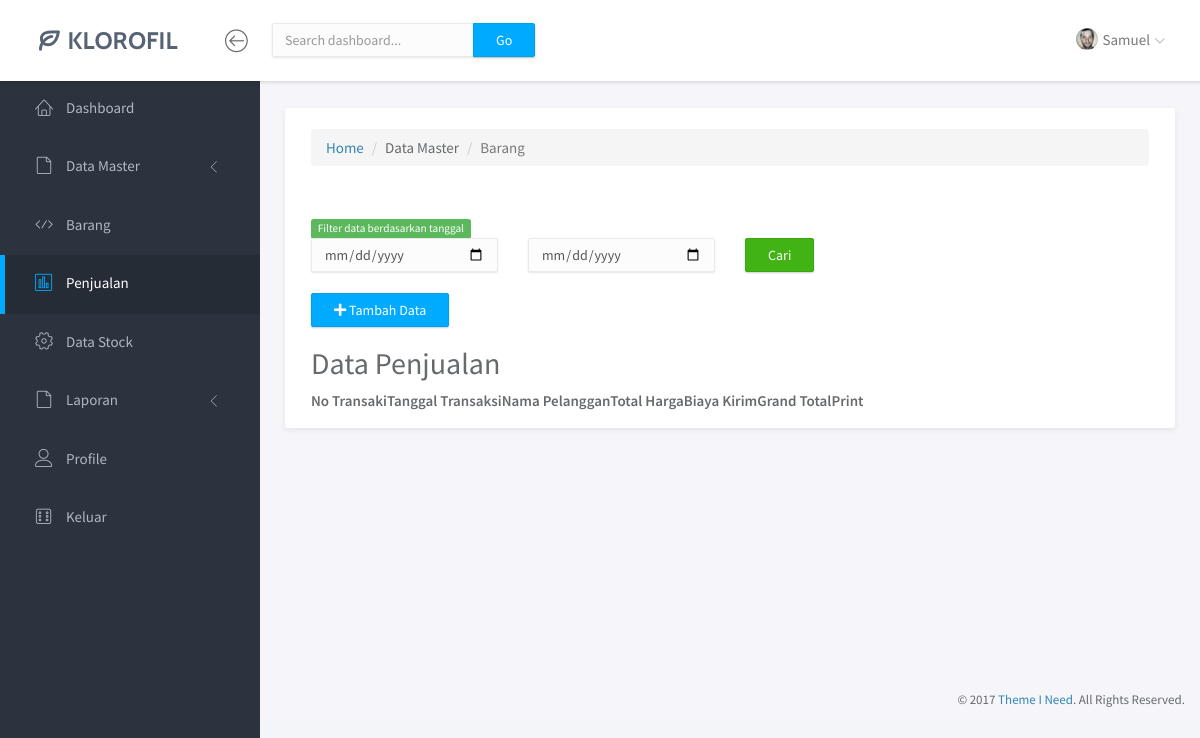
/4-Dashboard-Penjualan.php, run on an earlier commit of the app's database.
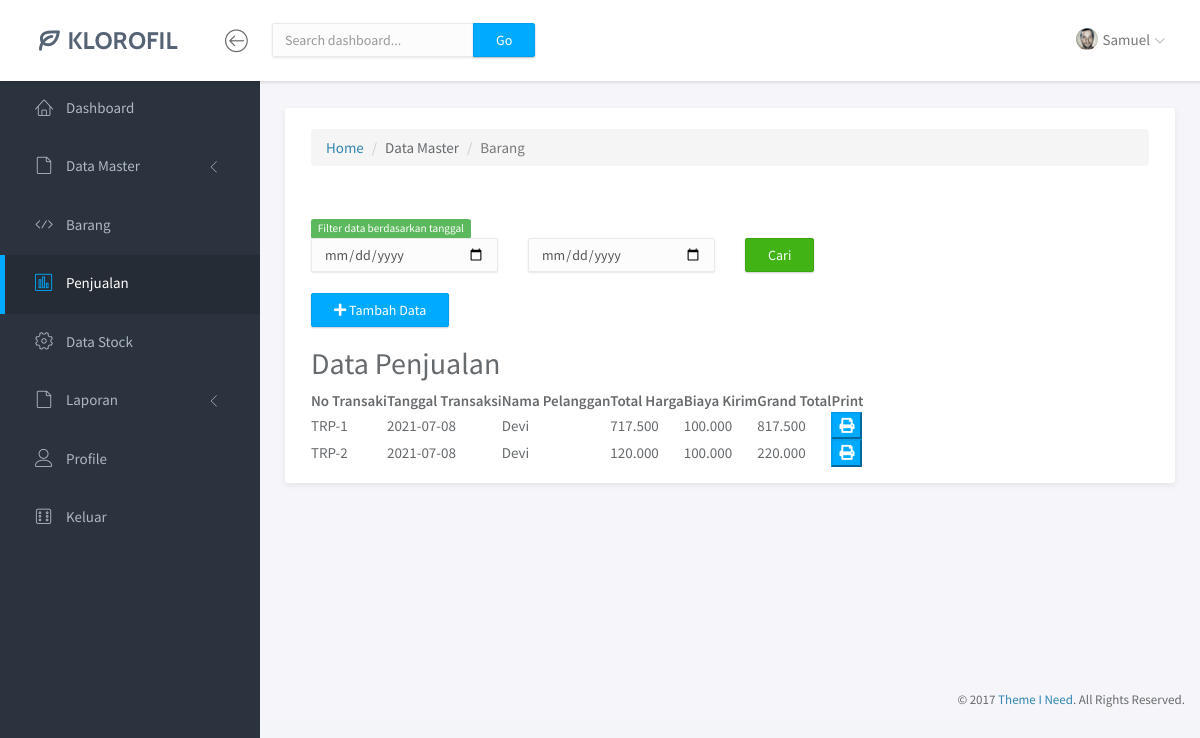
And on a later commit of the database.
### tables this page shows
CREATE TABLE `data_penjualan` (
  `no_trans_penjualan` varchar(12) NOT NULL,
  `tgl_trans_penjualan` date NOT NULL,
  `time` time NOT NULL,
  `fk_pelanggan` varchar(30) NOT NULL,
  `isi` longtext,
  `total` bigint(20) NOT NULL,
  `biaya_kirim` bigint(20) NOT NULL,
  `grand_total` bigint(20) NOT NULL
);

CREATE TABLE `pelanggan` (
  `Kode_Pelanggan` varchar(12) NOT NULL,
  `Nama_Pelanggan` varchar(30) NOT NULL,
  `Alamat_Pelanggan` varchar(255) NOT NULL,
  `Kota_Pelanggan` varchar(30) NOT NULL,
  `Email_Pelanggan` varchar(30) DEFAULT NULL,
  `Telp_Pelanggan` varchar(30) DEFAULT NULL
);

### functions/functions-pelanggan.php (called while the page is built, shortened)
<?php
$conn = mysqli_connect("localhost", "root", "", "kpdiana");
function query($query) {
	global $conn;
	$result = mysqli_query($conn, $query);
	$rows = [];
	while( $row = mysqli_fetch_assoc($result) ) {
		$rows[] = $row;
	}
	return $rows;
}
?>

### 4-Dashboard-Penjualan.php (the view, shortened to what this page needs)
<?php
require 'functions/functions-pelanggan.php';
$daftartransaksi = query("SELECT * FROM data_penjualan INNER JOIN pelanggan ON fk_pelanggan = Kode_Pelanggan");
?>
<!doctype html>
<html lang="en">
<head>
    <link rel="stylesheet" href="assets/vendor/bootstrap/css/bootstrap.min.css">
    <link rel="stylesheet" href="assets/vendor/fontawesome-free-5.15.3-web/css/all.css">
    <link rel="stylesheet" href="assets/vendor/linearicons/style.css">
    <link rel="stylesheet" href="assets/vendor/chartist/css/chartist-custom.css">
    <link rel="stylesheet" href="assets/css/main.css">
    <link rel="stylesheet" href="assets/css/demo.css">
    <link rel="stylesheet" href="assets/vendor/datatables/jquery.dataTables.min.css">
</head>
<body>
    <div id="wrapper">
        <nav class="navbar navbar-default navbar-fixed-top">
            <div class="brand">
                <a href="index.html"><img src="assets/img/logo-dark.png" alt="Klorofil Logo" class="img-responsive logo"></a>
            </div>
            <div class="container-fluid">
                <div class="navbar-btn">
                    <button type="button" class="btn-toggle-fullwidth"><i class="lnr lnr-arrow-left-circle"></i></button>
                </div>
                <form class="navbar-form navbar-left">
                    <div class="input-group">
                        <input type="text" value="" class="form-control" placeholder="Search dashboard...">
                        <span class="input-group-btn"><button type="button" class="btn btn-primary">Go</button></span>
                    </div>
                </form>
                <div id="navbar-menu">
                    <ul class="nav navbar-nav navbar-right">
                        <li class="dropdown">
                            <a href="#" class="dropdown-toggle" data-toggle="dropdown"><img src="assets/img/user.png" class="img-circle" alt="Avatar"> <span>Samuel</span> <i class="icon-submenu lnr lnr-chevron-down"></i></a>
                        </li>
                    </ul>
                </div>
            </div>
        </nav>
        <div id="sidebar-nav" class="sidebar">
            <div class="sidebar-scroll">
                <nav>
                    <ul class="nav">
                        <li><a href="1-Dashboard-Home.html" class=""><i class="lnr lnr-home"></i> <span>Dashboard</span></a></li>
                        <li>
                            <a href="#subPages" data-toggle="collapse" class="collapsed"><i class="lnr lnr-file-empty"></i>
							<span>Data Master</span> <i class="icon-submenu lnr lnr-chevron-left"></i></a>
                        </li>
                        <li><a href="9-Dashboard-BarangMasuk .html" class=""><i class="lnr lnr-code"></i></i> <span>Barang</span></a></li>
                        <li><a href="4-Dashboard-Penjualan.html" class="active"><i class="lnr lnr-chart-bars"></i> <span>Penjualan</span></a></li>
                        <li><a href="5-Dashboard-DataStock.html" class=""><i class="lnr lnr-cog"></i> <span>Data Stock</span></a></li>
                        <li>
                            <a href="#Laporan" data-toggle="collapse" class="collapsed"><i class="lnr lnr-file-empty"></i>
							<span>Laporan</span> <i class="icon-submenu lnr lnr-chevron-left"></i></a>
                        </li>
                        <li><a href="page-profile.html" class=""><i class="lnr lnr-user"></i> <span>Profile</span></a></li>
                        <li><a href="" class=""><i class="lnr lnr-dice"></i> <span>Keluar</span></a></li>
                    </ul>
                </nav>
            </div>
        </div>
        <div class="main">
            <div class="main-content">
                <div class="container-fluid">
                    <div class="panel panel-headline">
                        <div class="panel-heading">
                            <div class="inibreadcumb">
                                <nav aria-label="breadcrumb">
                                    <ol class="breadcrumb">
                                        <li class="breadcrumb-item"><a href="1-Dashboard-Home.html">Home</a></li>
                                        <li class="breadcrumb-item">Data Master</li>
                                        <li class="breadcrumb-item active" aria-current="page">Barang</li>
                                    </ol>
                                </nav>
                            </div>
                        </div>
                        <div class="panel-body">
                            <div class="row">
                                <div class="col-md-12">
                                    <span class="label label-success">Filter data berdasarkan tanggal</span>
                                    <div class="row">
                                        <form action="" method="get">
                                            <div class="col-md-3">
                                                <input class="form-control" type="date" name="tgl1" id="tgl1">
                                            </div>
                                            <div class="col-md-3">
                                                <input class="form-control" type="date" name="tgl1" id="tgl1">
                                            </div>
                                            <div class="col-md-3">
                                                <button type="submit" class="btn btn-success">Cari</button>
                                            </div>
                                        </form>
                                    </div>
                                    <br>
                                    <a href="4-Dashboard-Penjualan-transaksi.php" class="btn btn-primary"> <i class="fas fa-plus"></i> Tambah Data</a>
                                    <h2>Data Penjualan</h2>
                                    <table id="table_barang" class="display">
                                        <thead>
                                            <tr>
                                                <th>No Transaki</th>
                                                <th>Tanggal Transaksi</th>
                                                <th>Nama Pelanggan</th>
                                                <th>Total Harga</th>
                                                <th>Biaya Kirim</th>
                                                <th>Grand Total</th>
                                                <th>Print</th>
                                            </tr>
                                        </thead>
                                        <tbody>
                                                <?php foreach($daftartransaksi as $daftar): ?>
                                                <tr>
                                                    <td><?= $daftar['no_trans_penjualan'] ?></td>
                                                    <td><?= $daftar['tgl_trans_penjualan'] ?></td>
                                                    <td><?= $daftar['Nama_Pelanggan'] ?></td>
                                                    <td><?= number_format($daftar['total'],0,',','.')  ?></td>
                                                    <td><?= number_format($daftar['biaya_kirim'],0,',','.')  ?></td>
                                                    <td><?= number_format($daftar['grand_total'],0,',','.')  ?></td>
                                                    <td><button class="btn-primary" onclick="return cetak('data_penjualan','<?= $daftar['no_trans_penjualan'] ?>')"><i class="fas fa-print"></i></button></td>
                                                </tr>
                                            <?php endforeach ?>
                                        </tbody>
                                    </table>
                                </div>
                            </div>
                        </div>
                    </div>
                </div>
            </div>
            <footer>
                <div class="container-fluid ">
                    <p class="copyright ">&copy; 2017 <a href="https://www.themeineed.com " target="_blank ">Theme I Need</a>. All Rights Reserved.</p>
                </div>
            </footer>
        </div>
</body>
</html>

What changed in the data, as far as the page shows it:
added data_penjualan: no_trans_penjualan "TRP-1", tgl_trans_penjualan "2021-07-08", fk_pelanggan.Nama_Pelanggan "Devi", total "717.500", biaya_kirim "100.000", grand_total "817.500"
added data_penjualan: no_trans_penjualan "TRP-2", tgl_trans_penjualan "2021-07-08", fk_pelanggan.Nama_Pelanggan "Devi", total "120.000", biaya_kirim "100.000", grand_total "220.000"
